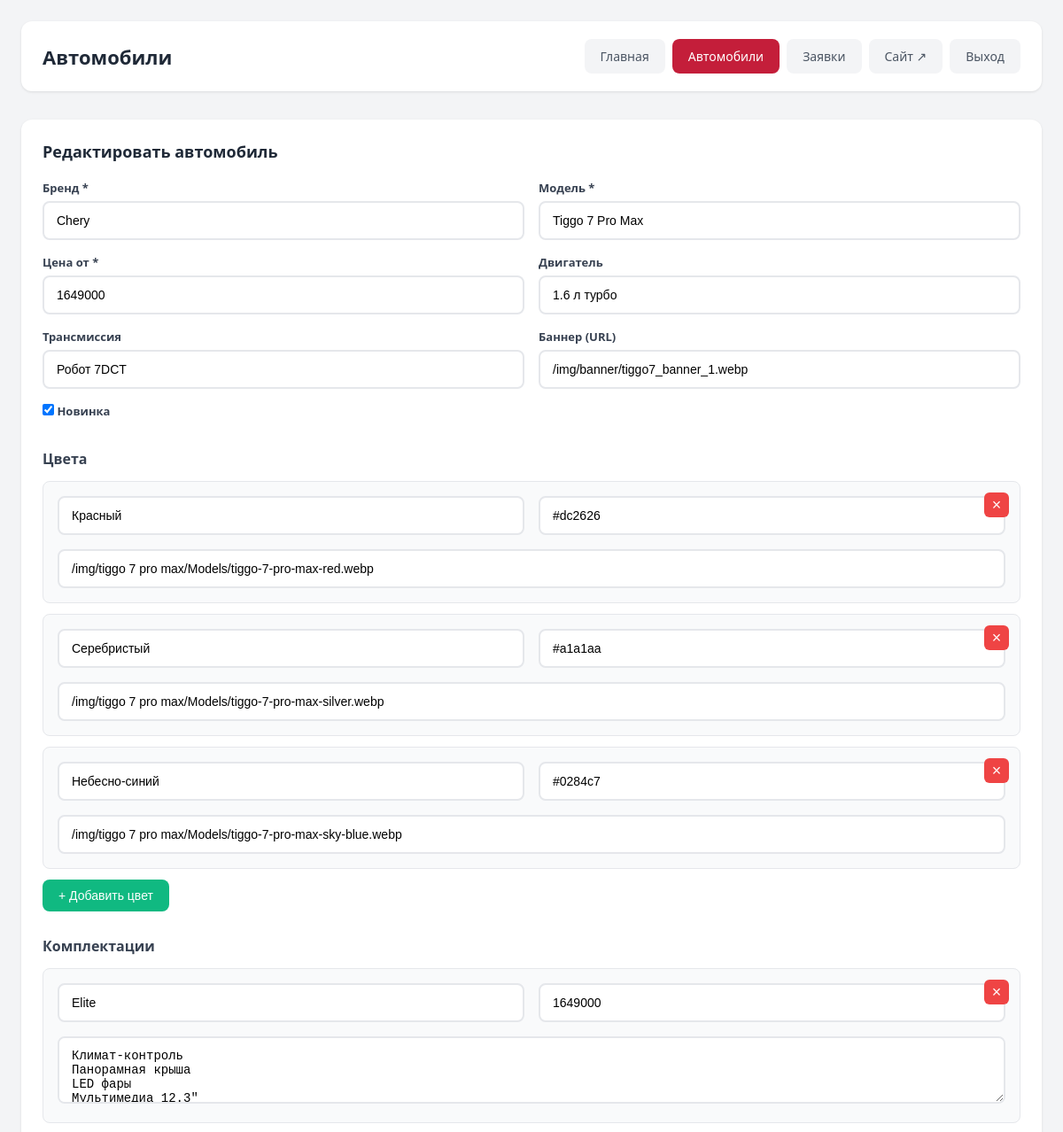
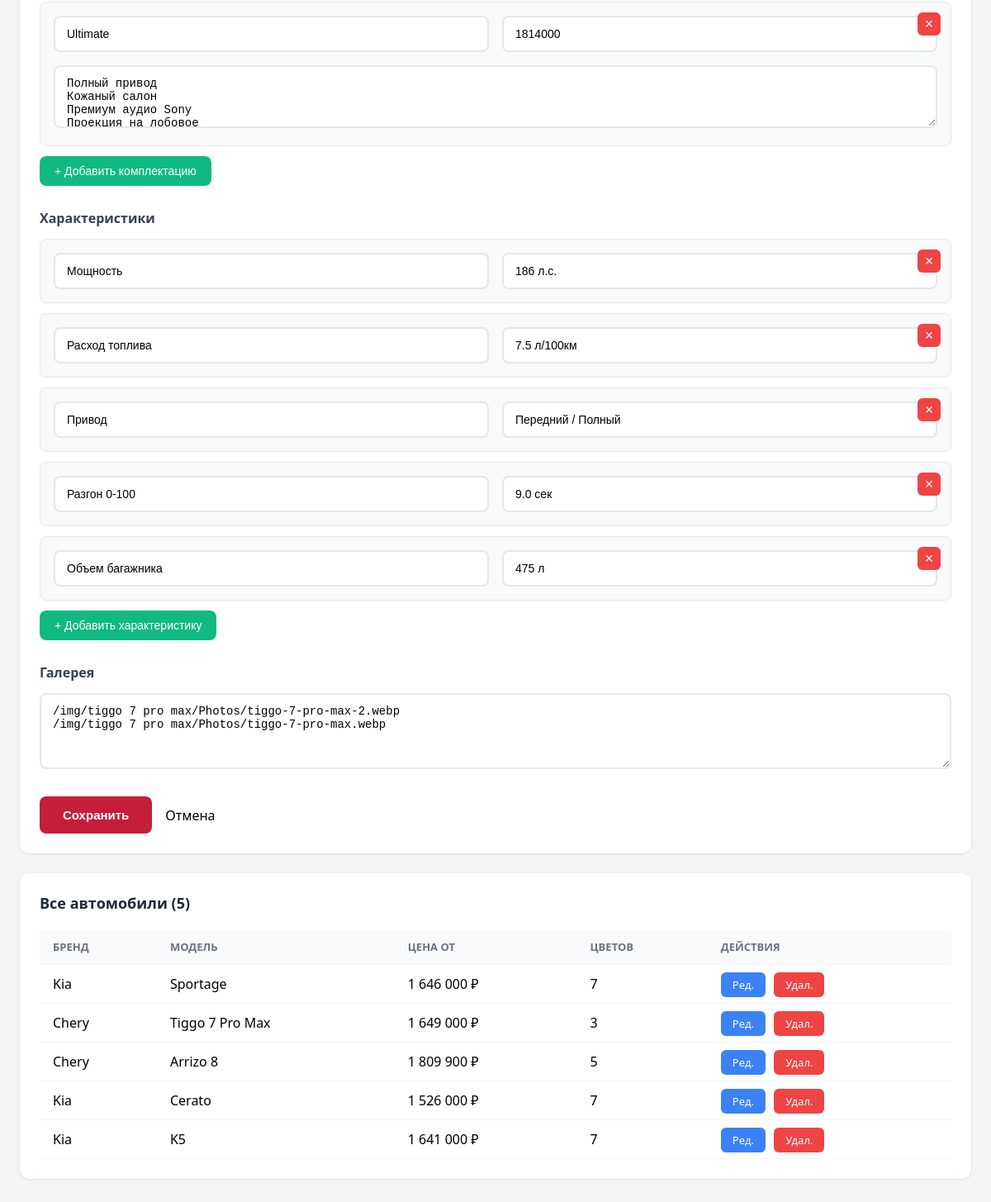
The app's page /public_html/admin/cars.php?edit=chery-tiggo-7-pro-max (signed in), older data (2 pictures, top to bottom).
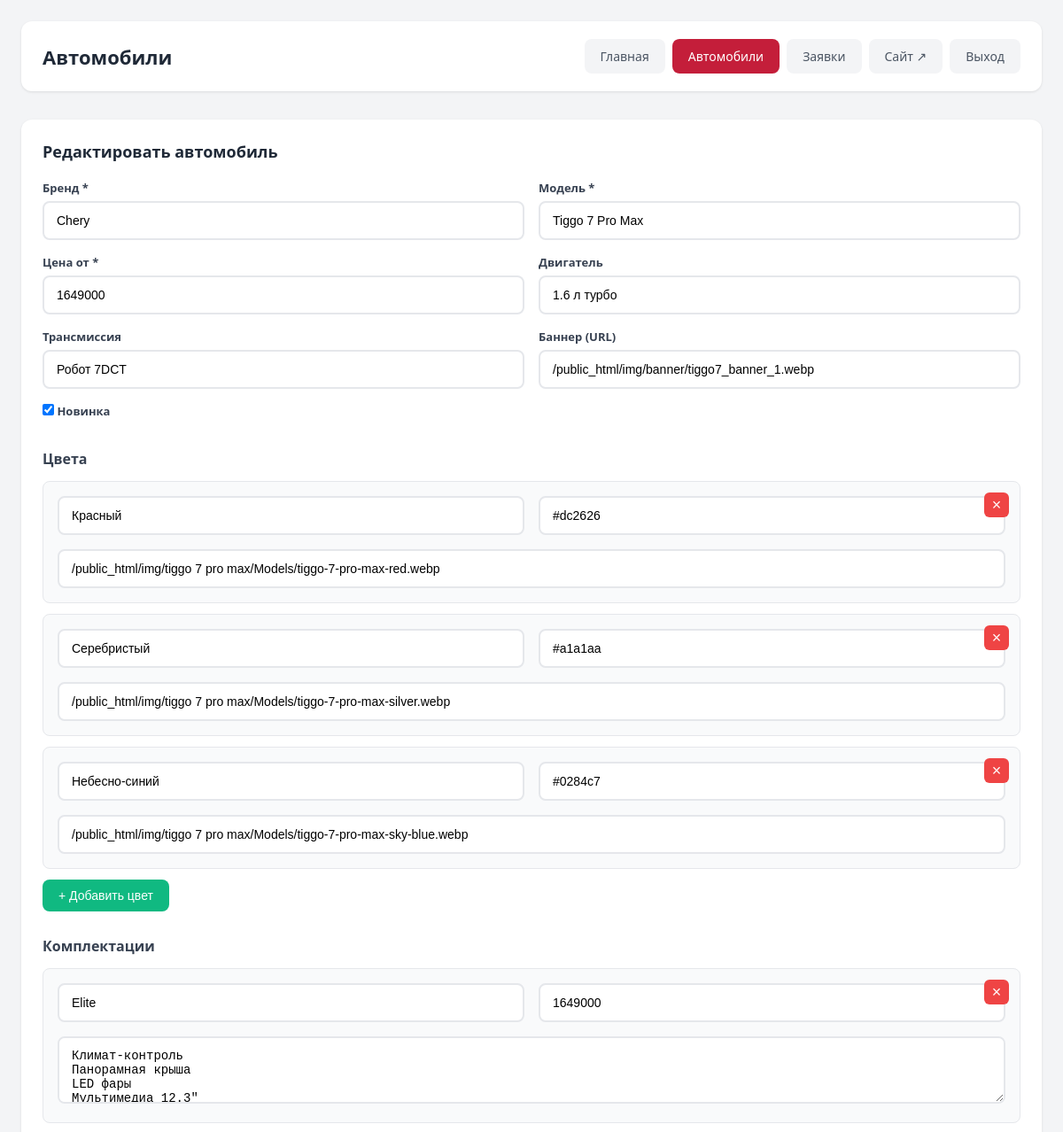
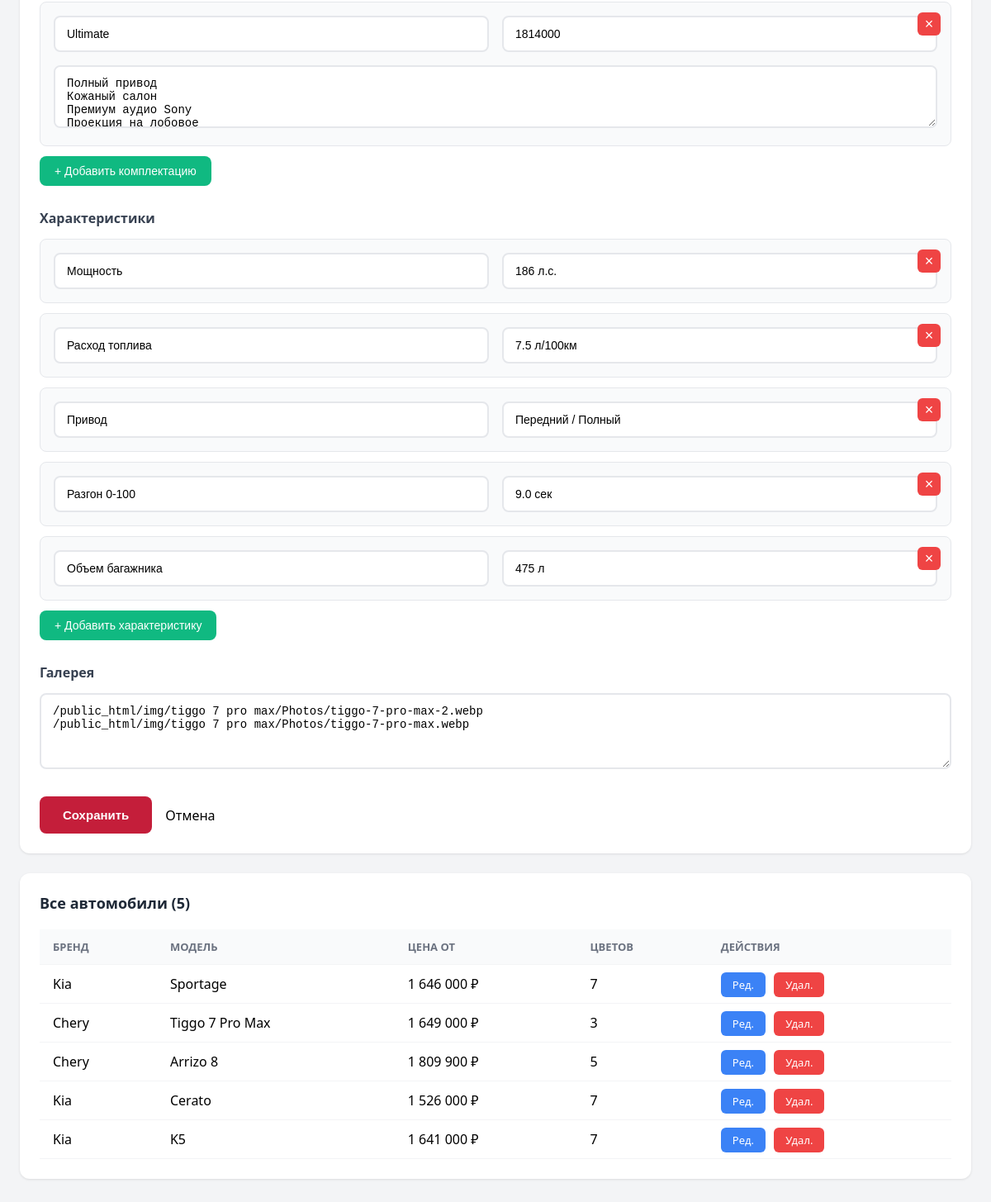
The same page, newer data (2 pictures, top to bottom).
### tables this page shows
CREATE TABLE cars (
                id TEXT PRIMARY KEY,
                brand TEXT NOT NULL,
                model TEXT NOT NULL,
                price_from INTEGER NOT NULL,
                engine TEXT,
                transmission TEXT,
                banner TEXT,
                is_new INTEGER DEFAULT 0,
                created_at DATETIME DEFAULT CURRENT_TIMESTAMP
            );

CREATE TABLE car_colors (
                id INTEGER PRIMARY KEY AUTOINCREMENT,
                car_id TEXT NOT NULL,
                name TEXT NOT NULL,
                hex TEXT NOT NULL,
                image TEXT,
                sort_order INTEGER DEFAULT 0
            );

### src/config/functions.php (called while the page is built, shortened)
<?php
function getDB(): PDO {
    static $pdo = null;
    if ($pdo === null) {
        $pdo = new PDO('sqlite:' . DB_PATH);
        $pdo->setAttribute(PDO::ATTR_ERRMODE, PDO::ERRMODE_EXCEPTION);
        $pdo->setAttribute(PDO::ATTR_DEFAULT_FETCH_MODE, PDO::FETCH_ASSOC);
    }
    return $pdo;
}
function getCars(): array {
    $pdo = getDB();
    $cars = [];
    $stmt = $pdo->query("SELECT * FROM cars ORDER BY is_new DESC, price_from ASC");
    foreach ($stmt->fetchAll() as $row) {
        $id = $row['id'];
        $cars[$id] = [
            'brand' => $row['brand'],
            'model' => $row['model'],
            'price_from' => (int)$row['price_from'],
            'engine' => $row['engine'],
            'transmission' => $row['transmission'],
            'banner' => $row['banner'],
            'is_new' => (bool)$row['is_new'],
            'colors' => getCarColors($id),
            'trims' => getCarTrims($id),
            'specs' => getCarSpecs($id),
            'gallery' => getCarGallery($id)
        ];
    }
    return $cars;
}
function getCarColors(string $carId): array {
    $stmt = getDB()->prepare("SELECT name, hex, image FROM car_colors WHERE car_id = ? ORDER BY
        CASE WHEN hex LIKE '#f%' OR hex LIKE '#e%' OR hex LIKE '#d%' THEN 0 ELSE 1 END,
        sort_order");
    $stmt->execute([$carId]);
    return $stmt->fetchAll();
}
function getCarTrims(string $carId): array {
    $stmt = getDB()->prepare("SELECT name, price, features FROM car_trims WHERE car_id = ? ORDER BY sort_order");
    $stmt->execute([$carId]);
    $trims = [];
    foreach ($stmt->fetchAll() as $row) {
        $trims[] = [
            'name' => $row['name'],
            'price' => (int)$row['price'],
            'features' => $row['features'] ? json_decode($row['features'], true) : []
        ];
    }
    return $trims;
}
function getCarSpecs(string $carId): array {
    $stmt = getDB()->prepare("SELECT label, value FROM car_specs WHERE car_id = ?");
    $stmt->execute([$carId]);
    $specs = [];
    foreach ($stmt->fetchAll() as $row) {
        $specs[$row['label']] = $row['value'];
    }
    return $specs;
}
function getCarGallery(string $carId): array {
    $stmt = getDB()->prepare("SELECT image FROM car_gallery WHERE car_id = ? ORDER BY sort_order");
    $stmt->execute([$carId]);
    return array_column($stmt->fetchAll(), 'image');
}
function e(string $str): string {
    return htmlspecialchars($str, ENT_QUOTES, 'UTF-8');
}
function formatPrice(int $price): string {
    return number_format($price, 0, '', ' ') . ' ₽';
}

### public_html/admin/cars.php (the view, shortened to what the changed rows need)
<?php
require_once __DIR__ . '/../../src/config/functions.php';
$cars = getCars();
$editCar = null;
if (isset($_GET['edit']) && isset($cars[$_GET['edit']])) {
    $editCar = $cars[$_GET['edit']];
    $editCar['id'] = $_GET['edit'];
}
?>
<!DOCTYPE html>
<html lang="ru">
<head>
</head>
<body>
    <div class="admin">
        <div class="header">
            <h1>Автомобили</h1>
        </div>
        <div class="card">
            <h2><?= $editCar ? 'Редактировать' : 'Добавить' ?> автомобиль</h2>
            <form method="POST">
                <div class="grid">
                    <div class="field"><label>Бренд *</label><input type="text" name="brand" value="<?= e($editCar['brand'] ?? '') ?>" required></div>
                    <div class="field"><label>Модель *</label><input type="text" name="model" value="<?= e($editCar['model'] ?? '') ?>" required></div>
                    <div class="field"><label>Цена от *</label><input type="number" name="price_from" value="<?= e($editCar['price_from'] ?? '') ?>" required></div>
                    <div class="field"><label>Двигатель</label><input type="text" name="engine" value="<?= e($editCar['engine'] ?? '') ?>" placeholder="2.0 л"></div>
                    <div class="field"><label>Трансмиссия</label><input type="text" name="transmission" value="<?= e($editCar['transmission'] ?? '') ?>" placeholder="АКПП"></div>
                    <div class="field"><label>Баннер (URL)</label><input type="text" name="banner" value="<?= e($editCar['banner'] ?? '') ?>" placeholder="/img/banner/..."></div>
                    <div class="field full"><label class="checkbox"><input type="checkbox" name="is_new" <?= !empty($editCar['is_new']) ? 'checked' : '' ?>> Новинка</label></div>
                </div>
                <div id="colors">
                    <?php foreach ($editCar['colors'] ?? [] as $c): ?>
                    <div class="repeater">
                        <button type="button" class="repeater-remove" onclick="this.parentElement.remove()">×</button>
                        <div class="grid">
                            <div class="field"><input type="text" name="color_name[]" value="<?= e($c['name']) ?>" placeholder="Название"></div>
                            <div class="field"><input type="text" name="color_hex[]" value="<?= e($c['hex']) ?>" placeholder="#ffffff"></div>
                            <div class="field full"><input type="text" name="color_image[]" value="<?= e($c['image']) ?>" placeholder="URL изображения"></div>
                        </div>
                    </div>
                    <?php endforeach; ?>
                </div>
                <div class="field">
                    <textarea name="gallery" rows="4" placeholder="URL изображений (каждый с новой строки)"><?= e(implode("\n", $editCar['gallery'] ?? [])) ?></textarea>
                </div>
            </form>
        </div>
        <div class="card">
            <h2>Все автомобили (<?= count($cars) ?>)</h2>
            <?php if (empty($cars)): ?><p style="color:#9ca3af;text-align:center;padding:30px;">Автомобилей пока нет</p>
            <?php else: ?>
            <table>
                <thead><tr><th>Бренд</th><th>Модель</th><th>Цена от</th><th>Цветов</th><th>Действия</th></tr></thead>
                <tbody>
                    <?php foreach ($cars as $id => $car): ?>
                    <tr>
                        <td><?= e($car['brand']) ?></td>
                        <td><?= e($car['model']) ?></td>
                        <td><?= formatPrice($car['price_from']) ?></td>
                        <td><?= count($car['colors']) ?></td>
                        <td>
                            <a href="?edit=<?= e($id) ?>" class="btn-sm btn-edit">Ред.</a>
                            <a href="?delete=<?= e($id) ?>" class="btn-sm btn-delete" onclick="return confirm('Удалить автомобиль?')">Удал.</a>
                        </td>
                    </tr>
                    <?php endforeach; ?>
                </tbody>
            </table>
            <?php endif; ?>
        </div>
    </div>
</body>
</html>

Row changes from the older to the newer data that the page shows:
changed cars "Tiggo 7 Pro Max": banner "/img/banner/tiggo7_banner_1.webp" → "/public_html/img/banner/tiggo7_banner_1.webp"
changed car_colors "Красный": image "/img/tiggo 7 pro max/Models/tiggo-7-pro-max-red.webp" → "/public_html/img/tiggo 7 pro max/Models/tiggo-7-pro-max-red.webp"
changed car_colors "Серебристый": image "/img/tiggo 7 pro max/Models/tiggo-7-pro-max-silver.webp" → "/public_html/img/tiggo 7 pro max/Models/tiggo-7-pro-max-silver.webp"
changed car_colors "Небесно-синий": image "/img/tiggo 7 pro max/Models/tiggo-7-pro-max-sky-blue.webp" → "/public_html/img/tiggo 7 pro max/Models/tiggo-7-pro-max-sky-blue.webp"
Text that changed along with them:
form field gallery: "/img/tiggo 7 pro max/Photos/tiggo-7-pro-max-2.webp /img/tiggo 7 pro max/Photos/tiggo-7-pro-max.webp" → "/public_html/img/tiggo 7 pro max/Photos/tiggo-7-pro-max-2.webp /public_html/img/tiggo 7 pro max/Photos/tiggo-7-pro-max.webp"
